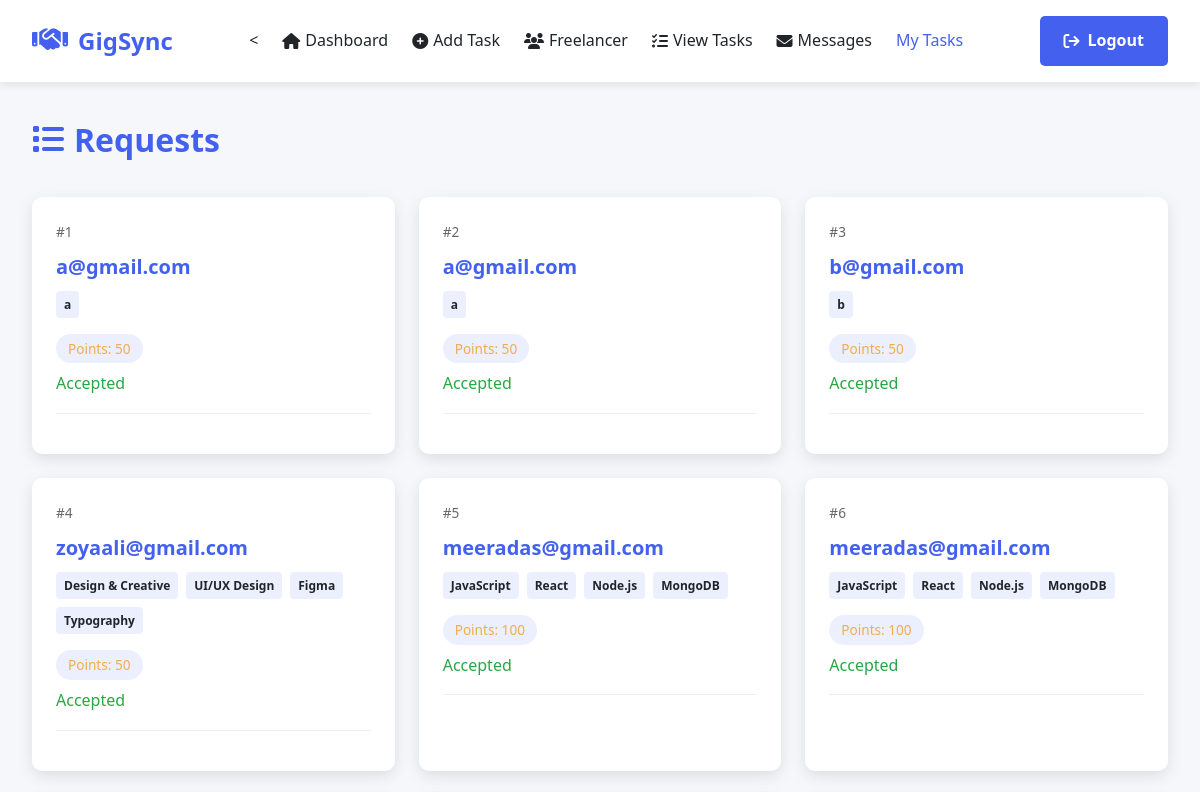
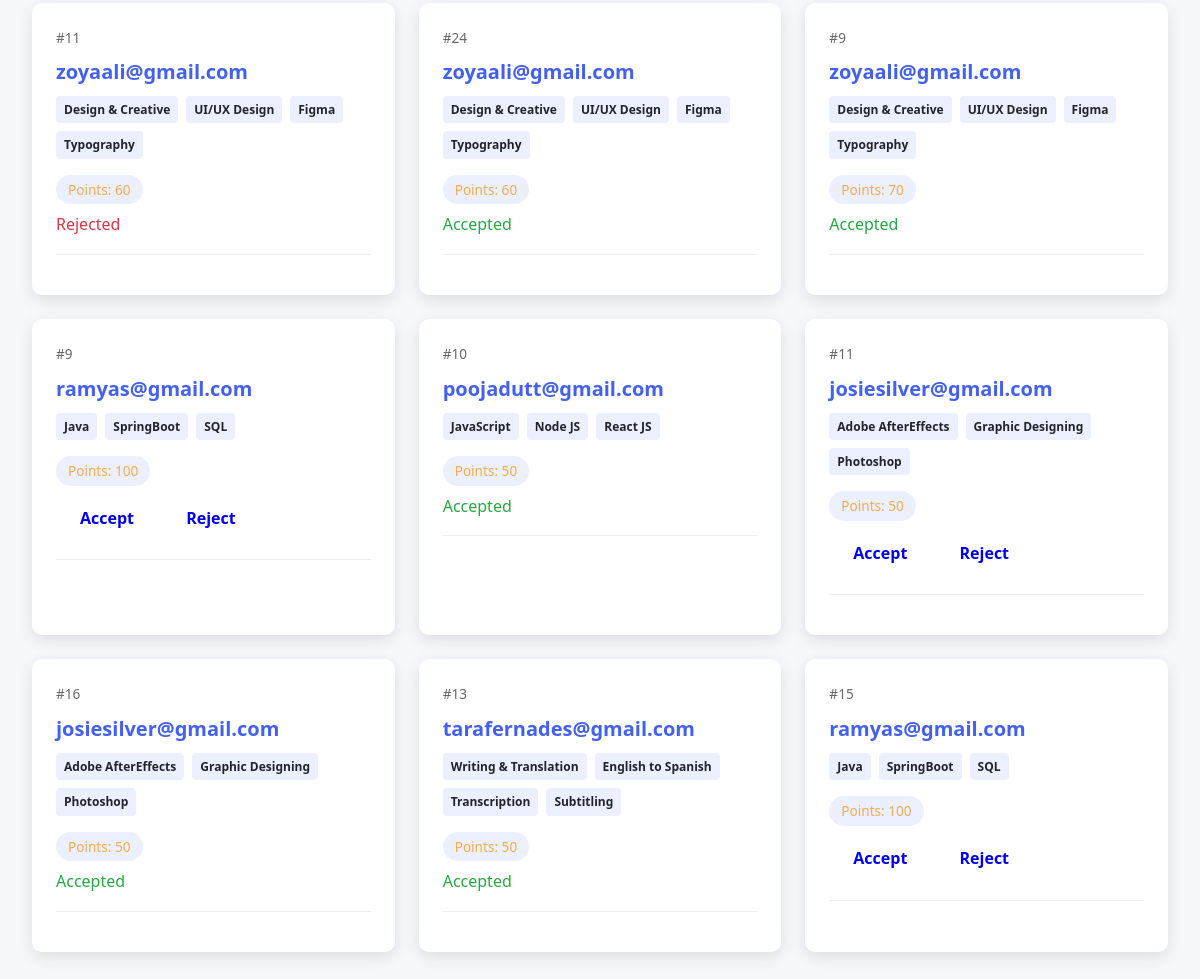
/view_request/9, run on the app's committed database (2 pictures, top to bottom).
### tables this page shows
CREATE TABLE employeerequests (
        id INTEGER PRIMARY KEY AUTOINCREMENT,
        taskid TEXT NOT NULL,
        employeeid TEXT NOT NULL,
        email TEXT NOT NULL,
        skills TEXT NOT NULL, 
        points TEXT NOT NULL,
        status TEXT NOT NULL
    );

### app.py (the view)
@app.route('/view_request/<int:task_id>')
def view_request(task_id):
    connection = sqlite3.connect('task_manager.db')
    cursor = connection.cursor()
    cursor.execute('SELECT * FROM employeerequests')
    tasks = cursor.fetchall()
    return render_template('view_requests.html',tasks=tasks )

### templates/view_requests.html (shortened to what this page needs)
<!DOCTYPE html>
<html lang="en">
<head>
    <link rel="stylesheet" href="https://cdnjs.cloudflare.com/ajax/libs/font-awesome/6.4.0/css/all.min.css">
    <link rel="stylesheet" href="{{ url_for('static', filename='css/view_requests.css') }}">
</head>
<body>
    <nav class="navbar">
        <a href="/employer_dashboard" class="logo">
            <i class="fas fa-handshake"></i> GigSync
        </a>
        <ul class="nav-links">
            <<li><a href="/employer_dashboard"><i class="fas fa-home"></i> Dashboard</a></li>
            <li><a href="/tasks"><i class="fas fa-plus-circle"></i>Add Task</a></li>
            <li><a href="/freelancer_list"><i class="fas fa-users"></i> Freelancer</a></li>
            <li><a href="/view_task"><i class="fas fa-tasks"></i>View Tasks</a></li>
            <li><a href="/messages"><i class="fas fa-envelope"></i> Messages</a></li>
            <li><a href="/my_tasks" class="active">My Tasks</a></li>
        </ul>
        <div class="user-profile">
            <a href="/" style="text-decoration: none;" class="btn btn-primary"><i class="fas fa-sign-out"></i> Logout</a>
        </div>
    </nav>
    <div class="container">
        <div class="page-header">
            <h1><i class="fas fa-list"></i> Requests</h1>
        </div>
        <div class="task-cards" id="card-view">
            {% if tasks %}
                {% for row in tasks %}
                <div class="task-card">
                    <div class="task-card-header">
                        <div>
                            <div class="task-id">#{{ row[1] }}</div>
                            <div class="task-email">{{ row[3] }}</div>
                            <div class="task-skills">
                                {% for skill in row[4].split(',') %}
                                    <span class="skill-badge">{{ skill }}</span>
                                {% endfor %}
                            </div>
                            <div class="points">Points: {{ row[5] }}</div>
                            <div>
                                {% if row[6] == 'pending' %}
                                <a href="/Accept/{{ row[1] }}" style="text-decoration: none;" class="btn btn-success">Accept</a>
                                <a href="/Reject/{{ row[1] }}" style="text-decoration: none;" class="btn btn-danger">Reject</a>
                                {% else %}
                                    <span class="status-{{ row[6] | lower }}">{{ row[6] }}</span>
                                {% endif %}
                            </div>
                        </div>
                    </div>
                </div>
                {% endfor %}
            {% else %}
                <div class="no-requests">
                    <p>No requests yet.</p>
                </div>
            {% endif %}
        </div>
</body>
</html>

### static/css/view_requests.css (style rules this page uses)
:root { --primary-color: #4361ee; --secondary-color: #3f37c9; --accent-color: #4cc9f0; --light-color: #f8f9fa; --dark-color: #212529; --success-color: #4bb543; --warning-color: #f0ad4e; --danger-color: #d9534f; }
* { margin: 0; padding: 0; box-sizing: border-box; font-family: 'Segoe UI', Tahoma, Geneva, Verdana, sans-serif; }
body { background-color: #f5f7fa; color: var(--dark-color); line-height: 1.6; }
.navbar { background-color: white; box-shadow: 0 2px 10px rgba(0, 0, 0, 0.1); padding: 1rem 2rem; position: sticky; top: 0; z-index: 100; display: flex; justify-content: space-between; align-items: center; }
.logo { display: flex; align-items: center; text-decoration: none; color: var(--primary-color); font-weight: 700; font-size: 1.5rem; transition: transform 0.3s ease; }
.logo i { margin-right: 10px; font-size: 1.8rem; }
.nav-links { display: flex; list-style: none; }
.nav-links li { margin-left: 1.5rem; }
.nav-links a { text-decoration: none; color: var(--dark-color); font-weight: 500; transition: color 0.3s ease; display: flex; align-items: center; }
.nav-links a i { margin-right: 5px; }
.active { color: var(--primary-color) !important; }
.user-profile { display: flex; align-items: center; }
.container { max-width: 1200px; margin: 2rem auto; padding: 0 2rem; }
.page-header { display: flex; justify-content: space-between; align-items: center; margin-bottom: 2rem; animation: fadeIn 0.5s ease; }
.page-header h1 { color: var(--primary-color); font-size: 2rem; display: flex; align-items: center; }
.page-header h1 i { margin-right: 10px; }
.btn { padding: 0.75rem 1.5rem; border: none; border-radius: 5px; font-size: 1rem; font-weight: 600; cursor: pointer; transition: all 0.3s ease; display: inline-flex; align-items: center; justify-content: center; }
.btn i { margin-right: 8px; }
.btn-primary { background-color: var(--primary-color); color: white; }
.task-cards { display: grid; grid-template-columns: repeat(auto-fill, minmax(350px, 1fr)); gap: 1.5rem; animation: fadeIn 0.5s ease; }
.task-card { background-color: white; border-radius: 10px; box-shadow: 0 5px 15px rgba(0, 0, 0, 0.1); padding: 1.5rem; transition: transform 0.3s ease, box-shadow 0.3s ease; display: flex; flex-direction: column; animation: slideUp 0.5s ease; }
.task-card-header { display: flex; justify-content: space-between; align-items: flex-start; margin-bottom: 1rem; padding-bottom: 1rem; border-bottom: 1px solid #eee; }
.task-email { font-size: 1.25rem; font-weight: 600; color: var(--primary-color); margin-bottom: 0.5rem; }
.task-id { font-size: 0.85rem; color: #666; margin-bottom: 0.5rem; }
.points { display: inline-block; padding: 0.25rem 0.75rem; border-radius: 20px; font-size: 0.85rem; font-weight: 500; background-color: rgba(67, 97, 238, 0.1); color: var(--warning-color); margin-bottom: 0.5rem; }
.skill-badge { display: inline-block; padding: 0.25rem 0.5rem; border-radius: 4px; font-size: 0.75rem; font-weight: 600; background-color: rgba(67, 97, 238, 0.1); color: var(--dark-color); }
.task-skills { display: flex; flex-wrap: wrap; gap: 0.5rem; margin-bottom: 1rem; }
.status-accepted { color: #28a745; font-weight: normal; }
.status-rejected { color: #dc3545; font-weight: normal; }

### data on the page
employeerequests: taskid "1", email "a@gmail.com", skill "a", points "50", status "Accepted"
employeerequests: taskid "2", email "a@gmail.com", skill "a", points "50", status "Accepted"
employeerequests: taskid "3", email "b@gmail.com", skill "b", points "50", status "Accepted"
employeerequests: taskid "4", email "zoyaali@gmail.com", skill "Design & Creative" "UI/UX Design" "Figma" "Typography", points "50", status "Accepted"
employeerequests: taskid "5", email "meeradas@gmail.com", skill "JavaScript" "React" "Node.js" "MongoDB", points "100", status "Accepted"
employeerequests: taskid "6", email "meeradas@gmail.com", skill "JavaScript" "React" "Node.js" "MongoDB", points "100", status "Accepted"
employeerequests: taskid "11", email "zoyaali@gmail.com", skill "Design & Creative" "UI/UX Design" "Figma" "Typography", points "60", status "Rejected"
employeerequests: taskid "24", email "zoyaali@gmail.com", skill "Design & Creative" "UI/UX Design" "Figma" "Typography", points "60", status "Accepted"
employeerequests: taskid "9", email "zoyaali@gmail.com", skill "Design & Creative" "UI/UX Design" "Figma" "Typography", points "70", status "Accepted"
employeerequests: taskid "9", email "ramyas@gmail.com", skill "Java" "SpringBoot" "SQL", points "100"
employeerequests: taskid "10", email "poojadutt@gmail.com", skill "JavaScript" "Node JS" "React JS", points "50", status "Accepted"
employeerequests: taskid "11", email "josiesilver@gmail.com", skill "Adobe AfterEffects" "Graphic Designing" "Photoshop", points "50"
employeerequests: taskid "16", email "josiesilver@gmail.com", skill "Adobe AfterEffects" "Graphic Designing" "Photoshop", points "50", status "Accepted"
employeerequests: taskid "13", email "tarafernades@gmail.com", skill "Writing & Translation" "English to Spanish" "Transcription" "Subtitling", points "50", status "Accepted"
employeerequests: taskid "15", email "ramyas@gmail.com", skill "Java" "SpringBoot" "SQL", points "100"
